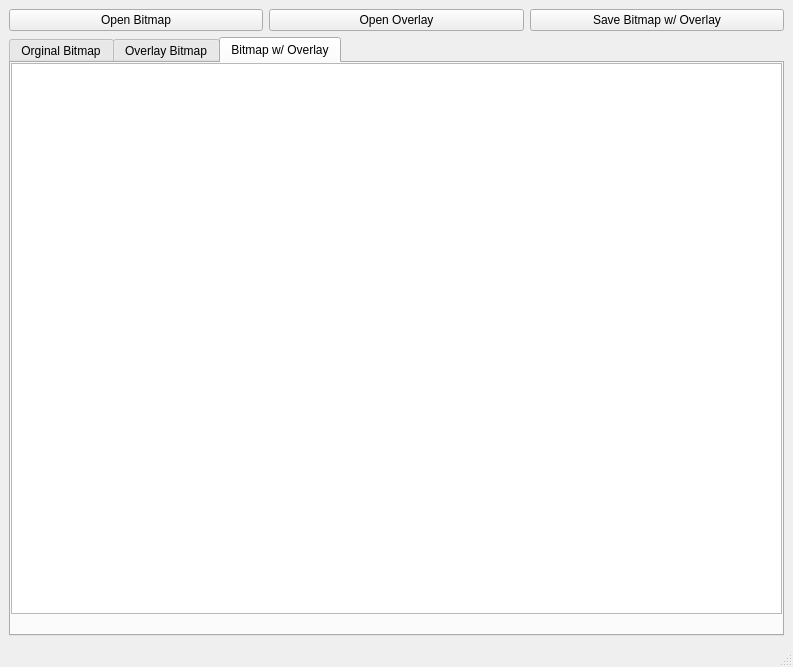
<?xml version="1.0" encoding="UTF-8"?>
<ui version="4.0">
 <class>MainWindow</class>
 <widget class="QMainWindow" name="MainWindow">
  <property name="geometry">
   <rect>
    <x>0</x>
    <y>0</y>
    <width>793</width>
    <height>667</height>
   </rect>
  </property>
  <property name="windowTitle">
   <string>MainWindow</string>
  </property>
  <widget class="QWidget" name="centralwidget">
   <layout class="QGridLayout" name="gridLayout">
    <item row="0" column="0">
     <layout class="QHBoxLayout" name="horizontalLayout">
      <item>
       <widget class="QPushButton" name="btnOpenBitmap">
        <property name="text">
         <string>Open Bitmap</string>
        </property>
       </widget>
      </item>
      <item>
       <widget class="QPushButton" name="pushButton">
        <property name="text">
         <string>Open Overlay</string>
        </property>
       </widget>
      </item>
      <item>
       <widget class="QPushButton" name="pushButton_2">
        <property name="text">
         <string>Save Bitmap w/ Overlay</string>
        </property>
       </widget>
      </item>
     </layout>
    </item>
    <item row="1" column="0">
     <widget class="QTabWidget" name="tabWidget">
      <property name="currentIndex">
       <number>2</number>
      </property>
      <widget class="QWidget" name="tab">
       <attribute name="title">
        <string>Orginal Bitmap</string>
       </attribute>
       <widget class="QGraphicsView" name="graphicsView">
        <property name="geometry">
         <rect>
          <x>0</x>
          <y>0</y>
          <width>771</width>
          <height>551</height>
         </rect>
        </property>
        <property name="frameShape">
         <enum>QFrame::NoFrame</enum>
        </property>
        <property name="frameShadow">
         <enum>QFrame::Plain</enum>
        </property>
        <property name="lineWidth">
         <number>0</number>
        </property>
       </widget>
      </widget>
      <widget class="QWidget" name="tab_2">
       <attribute name="title">
        <string>Overlay Bitmap</string>
       </attribute>
       <widget class="QGraphicsView" name="graphicsView_2">
        <property name="geometry">
         <rect>
          <x>0</x>
          <y>0</y>
          <width>771</width>
          <height>551</height>
         </rect>
        </property>
        <property name="frameShape">
         <enum>QFrame::NoFrame</enum>
        </property>
        <property name="frameShadow">
         <enum>QFrame::Plain</enum>
        </property>
        <property name="lineWidth">
         <number>0</number>
        </property>
       </widget>
      </widget>
      <widget class="QWidget" name="tab_3">
       <attribute name="title">
        <string>Bitmap w/ Overlay</string>
       </attribute>
       <widget class="QGraphicsView" name="graphicsView_3">
        <property name="geometry">
         <rect>
          <x>0</x>
          <y>0</y>
          <width>771</width>
          <height>551</height>
         </rect>
        </property>
       </widget>
      </widget>
     </widget>
    </item>
   </layout>
  </widget>
  <widget class="QMenuBar" name="menubar">
   <property name="geometry">
    <rect>
     <x>0</x>
     <y>0</y>
     <width>793</width>
     <height>20</height>
    </rect>
   </property>
  </widget>
  <widget class="QStatusBar" name="statusbar"/>
 </widget>
 <resources/>
 <connections/>
</ui>
